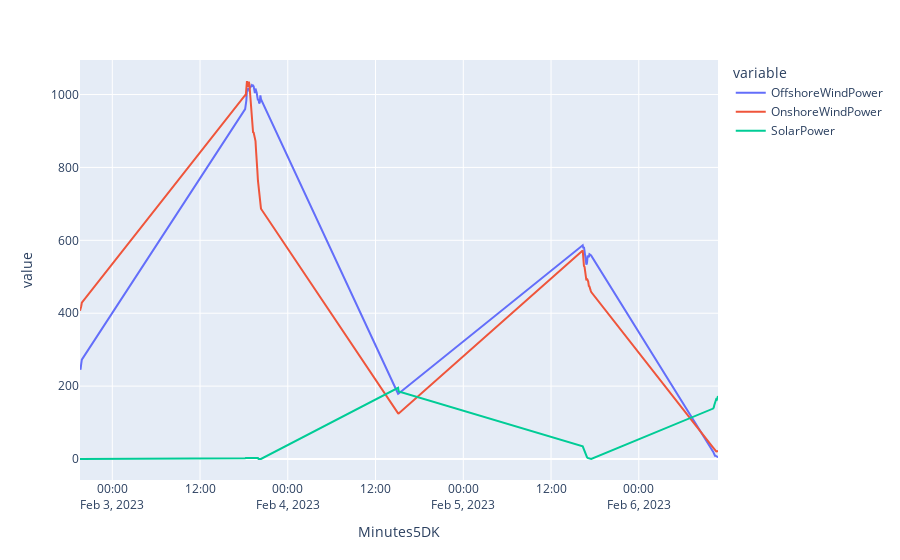

This figure's notebook cell:
### Code cell
px.line(data_frame = avg_by_minute, x=avg_by_minute.index, y=["OffshoreWindPower", "OnshoreWindPower", "SolarPower"])
